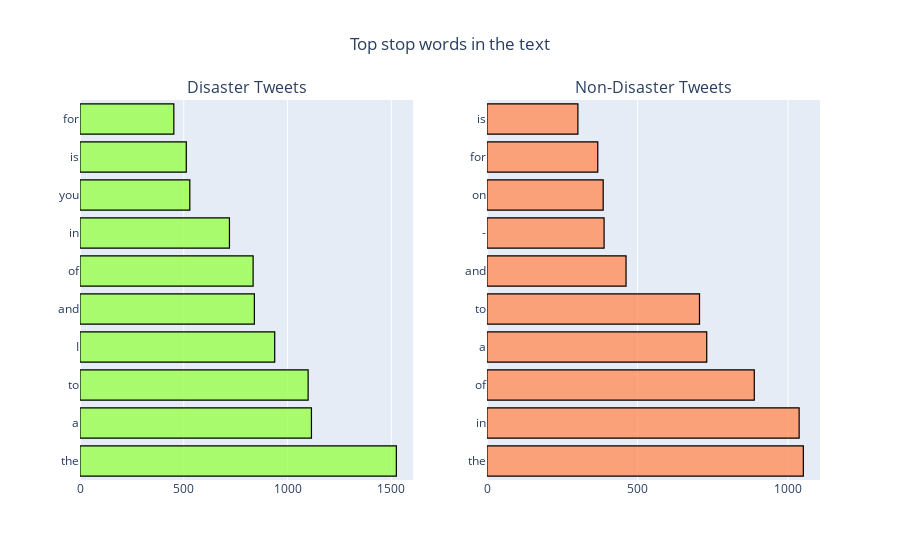

Notebook code for this chart:
### Markdown cell above
### What are stopwords?

In computing, stop words are words that are filtered out before or after the natural language data (text) are processed.       
While “stop words” typically refers to the most common words in a language, all-natural language processing tools don't use a single universal list of stop words.  

Analysing most occuring [stop words](https://en.wikipedia.org/wiki/Stop_word) in the text using corpus creating function(create_corpus)

### Code cell
values_list = []

def analyze_stopwords(data,func,targetlist):
  
  for label in range(0,len(targetlist)):
    corpus = func(targetlist[label])
    dic = defaultdict(int)
    
    for word in corpus:
        dic[word] += 1
    
    top = sorted(dic.items(),key = lambda x: x[1],reverse=True)[:10]
    x_items,y_values = zip(*top)
    values_list.append(x_items)
    values_list.append(y_values)

#analyzing stopwords for 0 and 1 target labels
analyze_stopwords(data,create_corpus,[0,1])

fig = make_subplots(rows=1, cols=2,subplot_titles=("Disaster Tweets", "Non-Disaster Tweets"))

fig.add_trace(
      go.Bar(x=values_list[1],y=values_list[0],orientation='h',marker=dict(color= 'rgba(152, 255, 74,0.8)'),
             marker_line=dict(color='black'),marker_line_width=1.2),
      row=1, col=1
).add_trace(
      go.Bar(x=values_list[3],y=values_list[2],orientation='h',marker=dict(color= 'rgba(255, 143, 92,0.8)'),
             marker_line=dict(color='black'),marker_line_width=1.2),
      row=1, col=2
).update_layout(title_text="Top stop words in the text",title_x=0.5,showlegend=False).show()

# py.plot(fig,filename='Top stop words in the text',auto_open=False,show_link=False)

### Figure 1 — Plotly figure (JSON) as saved in the notebook; plotly's stock layout.template omitted (floating-point values rounded to 4 significant figures)
{"data": [{"marker": {"color": "rgba(152, 255, 74,0.8)", "line": {"color": "black", "width": 1.2}}, "orientation": "h", "type": "bar", "x": [1524, 1115, 1099, 938, 840, 834, 720, 529, 512, 452], "xaxis": "x", "y": ["the", "a", "to", "I", "and", "of", "in", "you", "is", "for"], "yaxis": "y"}, {"marker": {"color": "rgba(255, 143, 92,0.8)", "line": {"color": "black", "width": 1.2}}, "orientation": "h", "type": "bar", "x": [1051, 1037, 888, 730, 706, 462, 389, 386, 368, 302], "xaxis": "x2", "y": ["the", "in", "of", "a", "to", "and", "-", "on", "for", "is"], "yaxis": "y2"}], "layout": {"annotations": [{"font": {"size": 16}, "showarrow": false, "text": "Disaster Tweets", "x": 0.225, "xanchor": "center", "xref": "paper", "y": 1, "yanchor": "bottom", "yref": "paper"}, {"font": {"size": 16}, "showarrow": false, "text": "Non-Disaster Tweets", "x": 0.775, "xanchor": "center", "xref": "paper", "y": 1, "yanchor": "bottom", "yref": "paper"}], "showlegend": false, "title": {"text": "Top stop words in the text", "x": 0.5}, "xaxis": {"anchor": "y", "domain": [0, 0.45]}, "xaxis2": {"anchor": "y2", "domain": [0.55, 1]}, "yaxis": {"anchor": "x", "domain": [0, 1]}, "yaxis2": {"anchor": "x2", "domain": [0, 1]}}}
